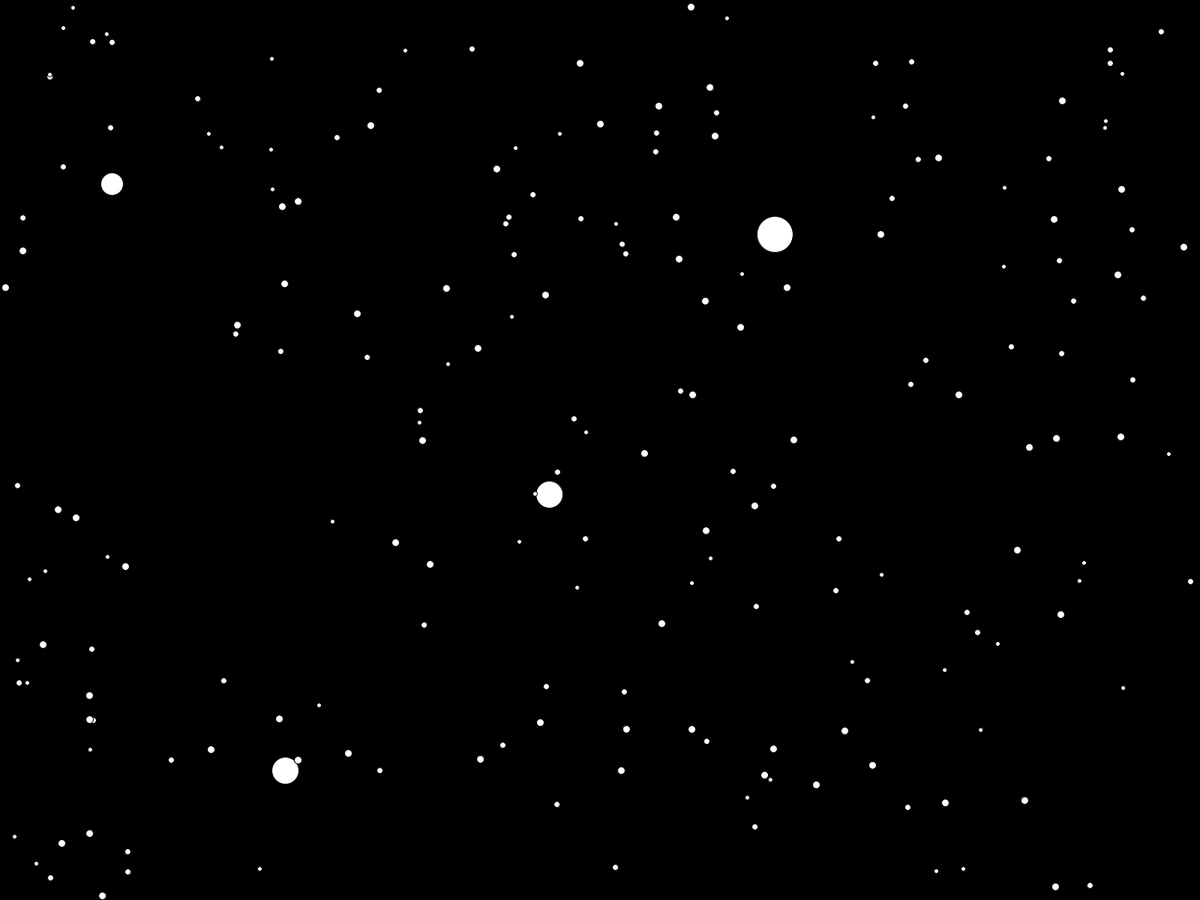
Frame 1 (no input)
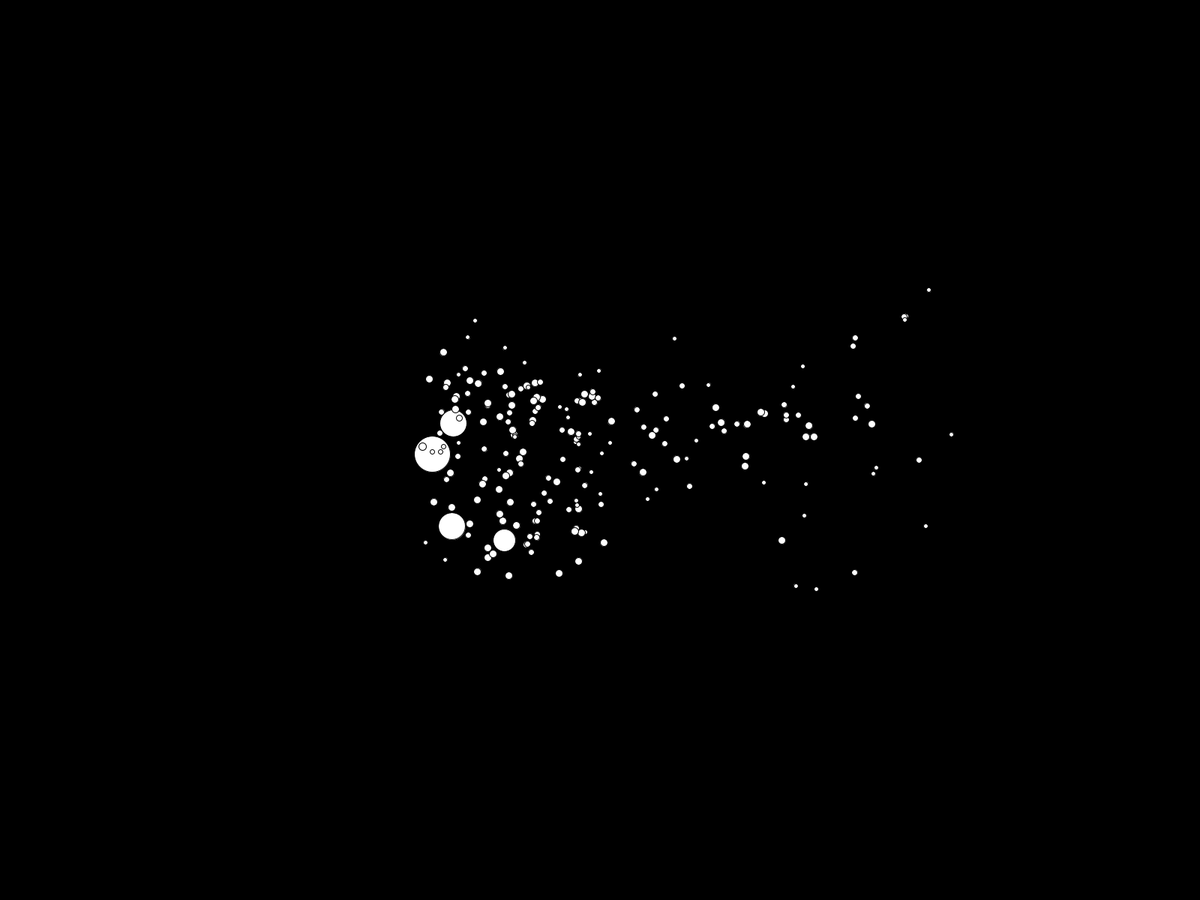
Frame 60 (the mouse pressed at the canvas centre just before this capture)
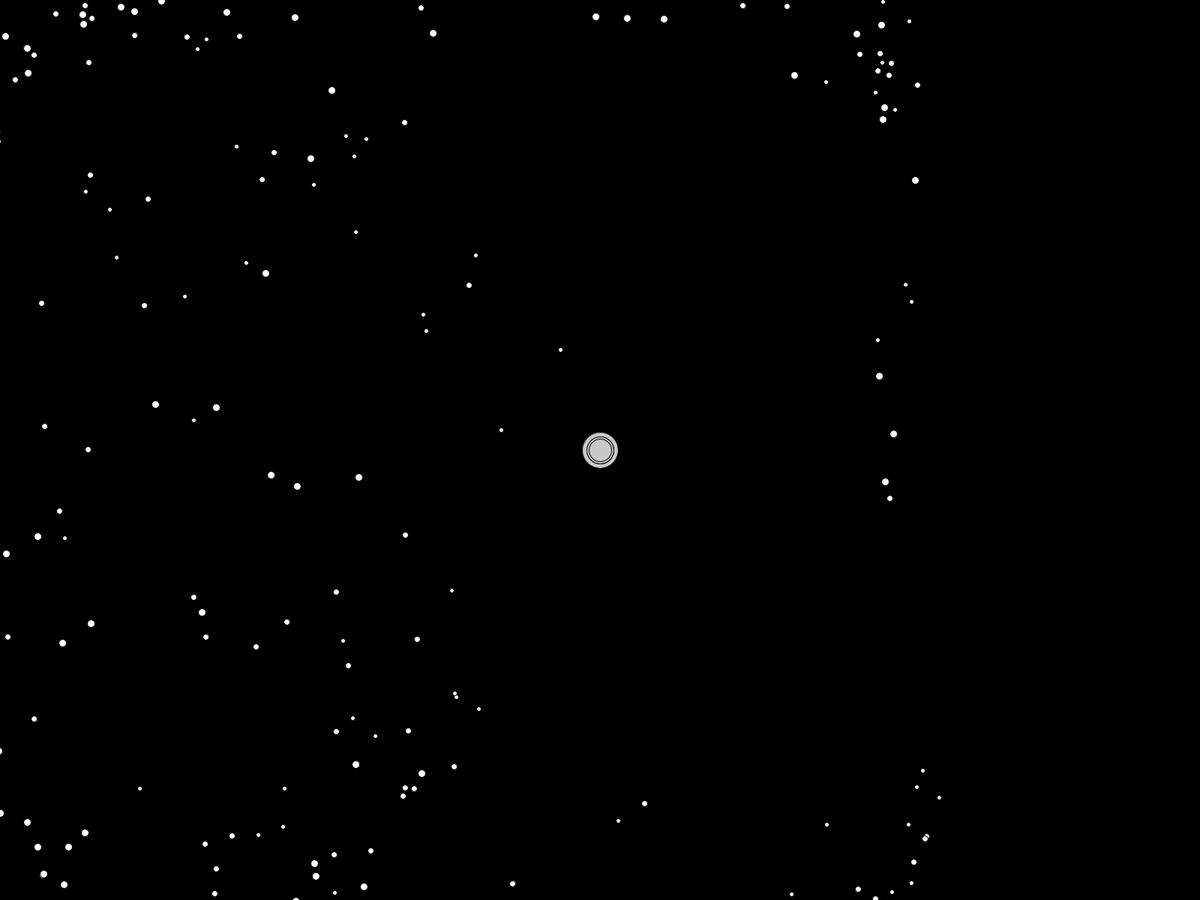
Frame 120 (the mouse held since frame 60 and released just before this capture)

The Processing sketch that drew these frames (run headless with seeded random() and noise(); from frame 60 on, the mouse is pressed at the canvas centre):

// Processing sketch: Gravitational_Attraction_3_0
// ── Gravitational_Attraction_3_0.pde
Attractor[] attractors;
Mover[] movers;

void setup() {
  //size(680, 360);
  fullScreen();
  attractors = new Attractor[4];
  for (int i = 0; i < attractors.length; i++) {
    attractors[i] = new Attractor();
  }
  movers = new Mover[200];
  for(int i = 0; i < movers.length; i++){
    movers[i] = new Mover();
  }
}

void draw() {
  background(0);

  for (int i = 0; i < attractors.length; i++) {
    PVector force = new PVector();
    for (int j = 0; j < attractors.length; j++) {
      if (j != i) {
        force.add(attractors[j].attract(attractors[i]));
      }
    }
    attractors[i].applyForce(force);
  }

  for (Attractor a : attractors) {
    a.update();   

    a.drag();
    a.hover(mouseX, mouseY);

    a.display();
  }

  for(Mover m : movers){
    PVector force = new PVector();
    for(Attractor a : attractors){
      force.add(a.attract(m));
    }
    m.applyForce(force);
  }
  for(Mover m : movers){
    m.update();   
    m.display();    
  }
}

void mousePressed() {
  for (Attractor a : attractors) {
    a.clicked(mouseX, mouseY);
  }
}

void mouseReleased() {
  for (Attractor a : attractors) {
    a.stopDragging();
  }
}
// ── Attractor.pde
class Attractor {
  PVector location,velocity,acceleration;
  int mass, G;
  boolean dragging,hover;

  Attractor() {
    //location = new PVector(width/2, height/2);
    location = new PVector(random(width),random(height));
    velocity = new PVector(0,0);
    acceleration = new PVector(0,0);
    mass = int(random(15,25));
    G = 1;
    dragging = false;
    hover = false;
  }
  
  PVector attract (Attractor m) {
    
    //Direction of the force!
    PVector force = PVector.sub(location, m.location);
    float d = force.mag();
    
    d = constrain(d, 5, 25);  //constrains Value to between 5 & 25
    
    force.normalize();


    // Magnitude of the force!
    float strength = (G * mass * m.mass) / (d * d);
    
    // Putting magnitude and direction together!
    force.mult(strength);
    
    return force;
  }
  
  PVector attract (Mover m) {
    if(!dragging){    //can be disabled
      //Direction of the force!
      PVector force = PVector.sub(location, m.location);
      float d = force.mag();
    
      d = constrain(d, 5, 25);  //constrains Value to between 5 & 25
      
      force.normalize();


      // Magnitude of the force!
      float strength = (G * mass * m.mass) / (d * d);
    
      // Putting magnitude and direction together!
      force.mult(strength);
    
      return force;
    }
    else
      return new PVector(0,0);
  } 

  void applyForce(PVector force){
    acceleration = force;
  }

  void clicked(int x,int y){
    dragging = true;
    location = new PVector(x,y);
  }
  
  void stopDragging(){
    dragging = false; 
  }
  
  void drag(){
    if(dragging){
      location = new PVector(mouseX,mouseY);
    }
  }
  
  void hover(int x, int y){
    if(x < location.x + mass && x > location.x - mass && y < location.y + mass && y > location.y - mass)
      hover = true; 
    else
      hover = false;
    println(hover + "  x " + x + "  y " + y + "  loc x + mass " + (location.x + mass) + "  loc x - mass " + (location.x - mass) + "  loc y + mass " + (location.y + mass) + "  loc y - mass " + (location.y - mass));
  }
 
  void update(){
    velocity.add(acceleration);
    velocity = new PVector(constrain(velocity.x, -10, 10),constrain(velocity.y, -10, 10));  //stops big spreading
    location.add(velocity);
  }
  
  void display() {
    if(dragging && hover)
      fill(200);
    else if(hover)
      fill(230);  
    else
      fill(255);
    ellipse(location.x, location.y, mass*2, mass*2);
  }
}
// ── Mover.pde
class Mover {
  PVector location, velocity, acceleration;
  int mass;

  Mover() {
    //location = new PVector(width/3, height/4);
    location = new PVector(random(width),random(height));
    velocity = new PVector(5, 0);
    acceleration = new PVector(0, 0);
    mass = int(random(3,6));
  }

  void applyForce(PVector force) {
    acceleration = force;
  }

  void update() {
    velocity.add(acceleration);
    velocity = new PVector(constrain(velocity.x, -10, 10),constrain(velocity.y, -10, 10)); //stops big spreading
    location.add(velocity);
  }

  void display() {
    fill(255);
    ellipse(location.x, location.y, mass*2, mass*2);
  }
}
